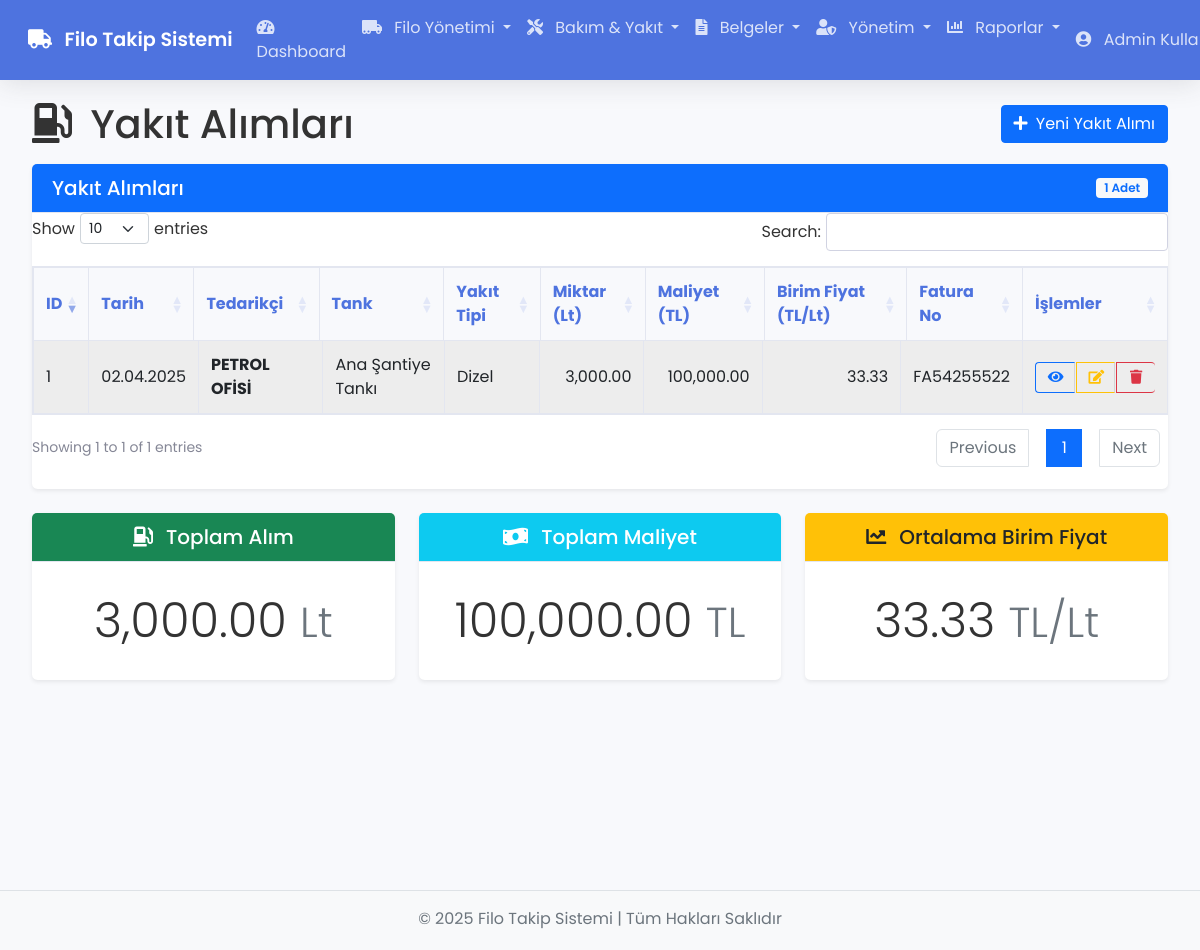
Screenshot of /purchases (signed in) with the database file from the repository.
### tables this page shows
CREATE TABLE `fuel_purchases` (
  `id` int(11) NOT NULL,
  `supplier_name` varchar(200) NOT NULL,
  `fuel_type` enum('Benzin','Dizel','LPG','Elektrik') NOT NULL,
  `amount` decimal(10,2) NOT NULL COMMENT 'Litre',
  `cost` decimal(10,2) NOT NULL COMMENT 'TL',
  `unit_price` decimal(10,2) NOT NULL COMMENT 'TL/Litre',
  `tank_id` int(11) NOT NULL,
  `invoice_number` varchar(100) DEFAULT NULL,
  `date` date NOT NULL,
  `notes` text DEFAULT NULL,
  `created_at` timestamp NOT NULL DEFAULT current_timestamp(),
  `created_by` int(11) NOT NULL
);

CREATE TABLE `fuel_tanks` (
  `id` int(11) NOT NULL,
  `name` varchar(100) NOT NULL,
  `type` enum('Sabit','Mobil') NOT NULL,
  `capacity` decimal(10,2) NOT NULL COMMENT 'Litre',
  `current_amount` decimal(10,2) NOT NULL DEFAULT 0.00 COMMENT 'Litre',
  `location` varchar(200) DEFAULT NULL,
  `status` enum('Aktif','Pasif','Bakımda') NOT NULL DEFAULT 'Aktif',
  `fuel_type` enum('Benzin','Dizel','LPG','Elektrik') NOT NULL,
  `created_at` timestamp NOT NULL DEFAULT current_timestamp()
);

### app/controllers/Purchases.php (called while the page is built, shortened)
<?php
class Purchases extends Controller {
    private $purchaseModel;
    public function __construct(){
        $this->purchaseModel = $this->model('FuelPurchase');
    }
    public function index(){
        $purchases = $this->purchaseModel->getAllPurchases();
        $data = [
            'title' => 'Yakıt Alımları',
            'purchases' => $purchases
        ];
        $this->view('purchases/index', $data);
    }
}

### app/core/App.php (called while the page is built, shortened)
<?php
class App {
    protected $currentMethod = 'index';
    public function __construct() {
        $url = $this->getUrl();
        if(isset($url[0]) && file_exists('app/controllers/' . ucwords($url[0]) . '.php')) {
            unset($url[0]);
        }
        $this->currentController = new $this->currentController;
        $this->params = $url ? array_values($url) : [];
        try {
            call_user_func_array([$this->currentController, $this->currentMethod], $this->params);
        } catch (ArgumentCountError $e) {
            error_log('Parametre hatası: ' . $e->getMessage());
            $this->show404();
        } catch (Error $e) {
            error_log('Uygulama hatası: ' . $e->getMessage());
            include 'app/views/errors/500.php';
        } catch (Exception $e) {
            error_log('Uygulama istisnası: ' . $e->getMessage());
            include 'app/views/errors/500.php';
        }
    }
    public function getUrl() {
        if(isset($_GET['url'])) {
            $url = rtrim($_GET['url'], '/');
            $url = filter_var($url, FILTER_SANITIZE_URL);
            $url = explode('/', $url);
            return $url;
        }
        return [];
    }
}

### index.php (called while the page is built, shortened)
<?php
require_once 'app/core/App.php';
require_once 'app/core/Controller.php';
require_once 'app/core/Database.php';
$app = new App;

### app/core/Database.php (called while the page is built, shortened)
<?php
class Database {
    private $host = DB_HOST;
    private $user = DB_USER;
    private $pass = DB_PASS;
    private $dbname = DB_NAME;
    private $dbh;
    private $stmt;
    public function __construct() {
        $dsn = 'mysql:host=' . $this->host . ';dbname=' . $this->dbname . ';charset=utf8';
        $options = array(
            PDO::ATTR_PERSISTENT => true,
            PDO::ATTR_ERRMODE => PDO::ERRMODE_EXCEPTION,
            PDO::ATTR_DEFAULT_FETCH_MODE => PDO::FETCH_OBJ,
            PDO::ATTR_EMULATE_PREPARES => false
        );
        try {
            $this->dbh = new PDO($dsn, $this->user, $this->pass, $options);
        } catch(PDOException $e) {
            $this->error = $e->getMessage();
            echo $this->error;
        }
    }
    public function query($sql) {
        $this->stmt = $this->dbh->prepare($sql);
    }
    public function execute() {
        return $this->stmt->execute();
    }
    public function resultSet() {
        $this->execute();
        return $this->stmt->fetchAll();
    }
}

### app/models/FuelPurchase.php (called while the page is built, shortened)
<?php
class FuelPurchase {
    private $db;
    public function __construct() {
        $this->db = new Database;
    }
    public function getAllPurchases() {
        $this->db->query('
            SELECT p.*, t.name as tank_name, u.name as user_name
            FROM fuel_purchases p
            LEFT JOIN fuel_tanks t ON p.tank_id = t.id
            LEFT JOIN users u ON p.created_by = u.id
            ORDER BY p.date DESC
        ');
        return $this->db->resultSet();
    }
}

### app/views/purchases/index.php (the view, shortened to what this page needs)
<?php require APPROOT . '/views/inc/header.php'; ?>
<div class="row mb-3">
    <div class="col-md-6">
        <h1 class="mb-0"><i class="fas fa-gas-pump me-2"></i> <?php echo $data['title']; ?></h1>
    </div>
    <div class="col-md-6 text-end d-flex align-items-center justify-content-end">
        <a href="<?php echo URLROOT; ?>/purchases/add" class="btn btn-primary">
            <i class="fas fa-plus me-1"></i> Yeni Yakıt Alımı
        </a>
    </div>
</div>
<?php if(count($data['purchases']) > 0) : ?>
    <div class="card shadow-sm mb-4">
        <div class="card-header bg-primary text-white d-flex justify-content-between align-items-center">
            <h5 class="mb-0">Yakıt Alımları</h5>
            <span class="badge bg-light text-primary"><?php echo count($data['purchases']); ?> Adet</span>
        </div>
        <div class="card-body p-0">
            <div class="table-responsive">
                <table id="purchasesTable" class="table table-striped table-hover table-bordered mb-0">
                    <thead class="table-light">
                        <tr>
                            <th style="width: 5%">ID</th>
                            <th style="width: 8%">Tarih</th>
                            <th style="width: 12%">Tedarikçi</th>
                            <th style="width: 12%">Tank</th>
                            <th style="width: 10%">Yakıt Tipi</th>
                            <th style="width: 10%">Miktar (Lt)</th>
                            <th style="width: 10%">Maliyet (TL)</th>
                            <th style="width: 10%">Birim Fiyat (TL/Lt)</th>
                            <th style="width: 10%">Fatura No</th>
                            <th style="width: 10%">İşlemler</th>
                        </tr>
                    </thead>
                    <tbody>
                        <?php foreach($data['purchases'] as $purchase) : ?>
                            <tr>
                                <td class="align-middle"><?php echo $purchase->id; ?></td>
                                <td class="align-middle"><?php echo date('d.m.Y', strtotime($purchase->date)); ?></td>
                                <td class="align-middle fw-bold"><?php echo $purchase->supplier_name; ?></td>
                                <td class="align-middle"><?php echo $purchase->tank_name; ?></td>
                                <td class="align-middle"><?php echo $purchase->fuel_type; ?></td>
                                <td class="align-middle text-end"><?php echo number_format($purchase->amount, 2); ?></td>
                                <td class="align-middle text-end"><?php echo number_format($purchase->cost, 2); ?></td>
                                <td class="align-middle text-end"><?php echo number_format($purchase->unit_price, 2); ?></td>
                                <td class="align-middle"><?php echo $purchase->invoice_number ?? '-'; ?></td>
                                <td class="align-middle text-center">
                                    <div class="btn-group">
                                        <a href="<?php echo URLROOT; ?>/purchases/show/<?php echo $purchase->id; ?>" class="btn btn-sm btn-outline-primary" title="Detay">
                                            <i class="fas fa-eye"></i>
                                        </a>
                                        <a href="<?php echo URLROOT; ?>/purchases/edit/<?php echo $purchase->id; ?>" class="btn btn-sm btn-outline-warning" title="Düzenle">
                                            <i class="fas fa-edit"></i>
                                        </a>
                                        <button type="button" class="btn btn-sm btn-outline-danger" title="Sil"
                                                onclick="confirmDelete(<?php echo $purchase->id; ?>, '<?php echo date('d.m.Y', strtotime($purchase->date)) . ' - ' . $purchase->supplier_name . ' - ' . number_format($purchase->amount, 2) . ' Lt'; ?>')">
                                            <i class="fas fa-trash"></i>
                                        </button>
                                    </div>
                                </td>
                            </tr>
                        <?php endforeach; ?>
                    </tbody>
                </table>
            </div>
        </div>
    </div>
<?php else : ?>
    <div class="alert alert-warning">
        <i class="fas fa-exclamation-circle me-2"></i> Henüz kayıtlı yakıt alımı bulunmamaktadır.
    </div>
<?php endif; ?>
<div class="row mb-4">
    <div class="col-md-4">
        <div class="card shadow-sm h-100">
            <div class="card-header bg-success text-white text-center">
                <h5 class="mb-0"><i class="fas fa-gas-pump me-2"></i> Toplam Alım</h5>
            </div>
            <div class="card-body text-center d-flex align-items-center justify-content-center">
                <?php
                    $totalAmount = 0;
                    foreach($data['purchases'] as $purchase) {
                        $totalAmount += $purchase->amount;
                    }
                ?>
                <h2 class="mb-0 display-5"><?php echo number_format($totalAmount, 2); ?> <small class="text-muted">Lt</small></h2>
            </div>
        </div>
    </div>
    <div class="col-md-4">
        <div class="card shadow-sm h-100">
            <div class="card-header bg-info text-white text-center">
                <h5 class="mb-0"><i class="fas fa-money-bill-wave me-2"></i> Toplam Maliyet</h5>
            </div>
            <div class="card-body text-center d-flex align-items-center justify-content-center">
                <?php
                    $totalCost = 0;
                    foreach($data['purchases'] as $purchase) {
                        $totalCost += $purchase->cost;
                    }
                ?>
                <h2 class="mb-0 display-5"><?php echo number_format($totalCost, 2); ?> <small class="text-muted">TL</small></h2>
            </div>
        </div>
    </div>
    <div class="col-md-4">
        <div class="card shadow-sm h-100">
            <div class="card-header bg-warning text-dark text-center">
                <h5 class="mb-0"><i class="fas fa-chart-line me-2"></i> Ortalama Birim Fiyat</h5>
            </div>
            <div class="card-body text-center d-flex align-items-center justify-content-center">
                <?php
                    $avgUnitPrice = ($totalAmount > 0) ? ($totalCost / $totalAmount) : 0;
                ?>
                <h2 class="mb-0 display-5"><?php echo number_format($avgUnitPrice, 2); ?> <small class="text-muted">TL/Lt</small></h2>
            </div>
        </div>
    </div>
</div>
<?php require APPROOT . '/views/inc/footer.php'; ?>

### public/css/style.css (style rules this page uses)
body { font-family: 'Poppins', sans-serif; background-color: #f8f9fc; color: #333; padding-bottom: 60px; }
.card { margin-bottom: 20px; border: 0; border-radius: 0.35rem; box-shadow: 0 0.15rem 1.75rem 0 rgba(58, 59, 69, 0.1); }
.card-header { background-color: #f8f9fc; border-bottom: 1px solid #e3e6f0; padding: 0.75rem 1.25rem; font-weight: 600; }
.card-body { padding: 1.25rem; }
.table { margin-bottom: 0; color: #5a5c69; width: 100%; border-collapse: collapse; }
.table thead th { vertical-align: bottom; border-bottom: 2px solid #e3e6f0; background-color: #f8f9fc; font-weight: 700; color: #4e73df; }
.table th, .table td { padding: 0.75rem; vertical-align: middle; border-top: 1px solid #e3e6f0; }
.table-striped tbody tr:nth-of-type(odd) { background-color: rgba(0, 0, 0, 0.02); }
.table-bordered { border: 1px solid #e3e6f0; }
.table-bordered th, .table-bordered td { border: 1px solid #e3e6f0; }
.dataTables_scrollHeadInner table { width: 100% !important; margin: 0 !important; }
.badge { display: inline-block; padding: 0.35em 0.65em; font-size: 75%; font-weight: 600; line-height: 1; text-align: center; white-space: nowrap; vertical-align: baseline; border-radius: 0.25rem; }
.btn { display: inline-block; font-weight: 400; text-align: center; vertical-align: middle; user-select: none; padding: 0.375rem 0.75rem; font-size: 1rem; line-height: 1.5; border-radius: 0.25rem; transition: color 0.15s ease-in-out, background-color 0.15s ease-in-out, border-color 0.15s ease-in-out, box-shadow 0.15s ease-in-out; }
.btn-sm { padding: 0.25rem 0.5rem; font-size: 0.875rem; line-height: 1.5; border-radius: 0.2rem; }
.btn-group { position: relative; display: inline-flex; vertical-align: middle; border-radius: 0.25rem; overflow: visible; }
.btn-group .btn { position: relative; flex: 1 1 auto; border-radius: 0.25rem; margin: 0 1px; }
.btn-group .btn:not(:last-child) { border-right: 1px solid rgba(0, 0, 0, 0.1); }
.btn-group .btn i { width: 14px; text-align: center; }
table .btn-group { display: inline-flex; justify-content: center; width: auto; min-width: 120px; max-width: 180px; margin: 0 auto; }
table .btn-group .btn { padding: 0.25rem 0.5rem; font-size: 0.875rem; margin: 0 2px; }
table .btn-group .btn:first-child { margin-left: 0; }
table .btn-group .btn:last-child { margin-right: 0; border-right: none; }
table.dataTable { width: 100% !important; margin-bottom: 20px !important; }
.table-responsive { width: 100% !important; overflow-x: auto; -webkit-overflow-scrolling: touch; }
.table th { font-weight: 600; vertical-align: middle !important; }
.table td { vertical-align: middle !important; }
table.dataTable { width: 100% !important; margin-bottom: 20px !important; clear: both; border-collapse: separate; border-spacing: 0; }
.table th, .table td { vertical-align: middle !important; padding: 0.75rem; }

### rows the page displays
fuel_purchases: id "1", date "02.04.2025", supplier_name "PETROL OFİSİ", tank.name "Ana Şantiye Tankı", fuel_type "Dizel", amount "3,000.00", cost "100,000.00", unit_price "33.33", invoice_number "FA54255522"

### other values shown
SITENAME "Filo Takip Sistemi"
$_SESSION['user_name'] "Admin…"
$data['title'] "Yakıt Alımları"
count($data['purchases']) "1"
$totalAmount "3,000.00"
$totalCost "100,000.00"
$avgUnitPrice "33.33"
